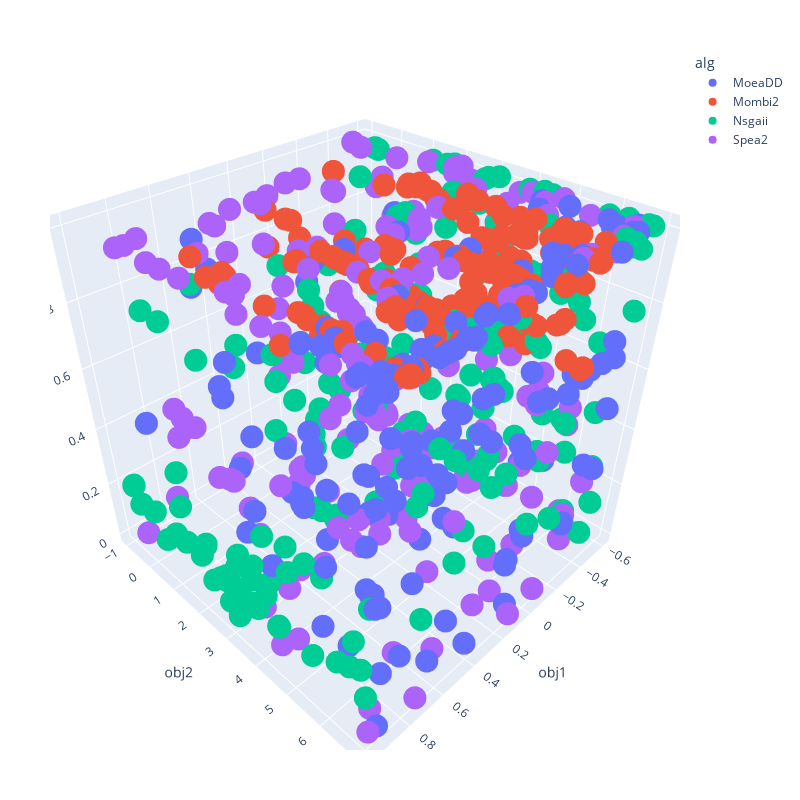

The notebook cell saved with this chart:
### Code cell
gen3dplot('obj5').show()

### Figure 1 — Plotly figure (JSON) as saved in the notebook; plotly's stock layout.template omitted (floating-point values rounded to 4 significant figures; data arrays with more than 128 entries replaced by an {"elided": "..."} marker saying what was removed)
{"data": [{"hovertemplate": "alg=MoeaDD<br>obj1=%{x}<br>obj2=%{y}<br>obj5=%{z}<extra></extra>", "legendgroup": "MoeaDD", "marker": {"color": "#636efa", "symbol": "circle"}, "mode": "markers", "name": "MoeaDD", "scene": "scene", "showlegend": true, "type": "scatter3d", "x": {"elided": "169 float values"}, "y": {"elided": "169 float values"}, "z": {"elided": "169 float values"}}, {"hovertemplate": "alg=Mombi2<br>obj1=%{x}<br>obj2=%{y}<br>obj5=%{z}<extra></extra>", "legendgroup": "Mombi2", "marker": {"color": "#EF553B", "symbol": "circle"}, "mode": "markers", "name": "Mombi2", "scene": "scene", "showlegend": true, "type": "scatter3d", "x": {"elided": "201 float values"}, "y": {"elided": "201 float values"}, "z": {"elided": "201 float values"}}, {"hovertemplate": "alg=Nsgaii<br>obj1=%{x}<br>obj2=%{y}<br>obj5=%{z}<extra></extra>", "legendgroup": "Nsgaii", "marker": {"color": "#00cc96", "symbol": "circle"}, "mode": "markers", "name": "Nsgaii", "scene": "scene", "showlegend": true, "type": "scatter3d", "x": {"elided": "210 float values"}, "y": {"elided": "210 float values"}, "z": {"elided": "210 float values"}}, {"hovertemplate": "alg=Spea2<br>obj1=%{x}<br>obj2=%{y}<br>obj5=%{z}<extra></extra>", "legendgroup": "Spea2", "marker": {"color": "#ab63fa", "symbol": "circle"}, "mode": "markers", "name": "Spea2", "scene": "scene", "showlegend": true, "type": "scatter3d", "x": {"elided": "210 float values"}, "y": {"elided": "210 float values"}, "z": {"elided": "210 float values"}}], "layout": {"height": 800, "legend": {"title": {"text": "alg"}, "tracegroupgap": 0}, "margin": {"b": 50, "l": 50, "r": 50, "t": 50}, "scene": {"domain": {"x": [0, 1], "y": [0, 1]}, "xaxis": {"title": {"text": "obj1"}}, "yaxis": {"title": {"text": "obj2"}}, "zaxis": {"title": {"text": "obj5"}}}, "width": 800}}
